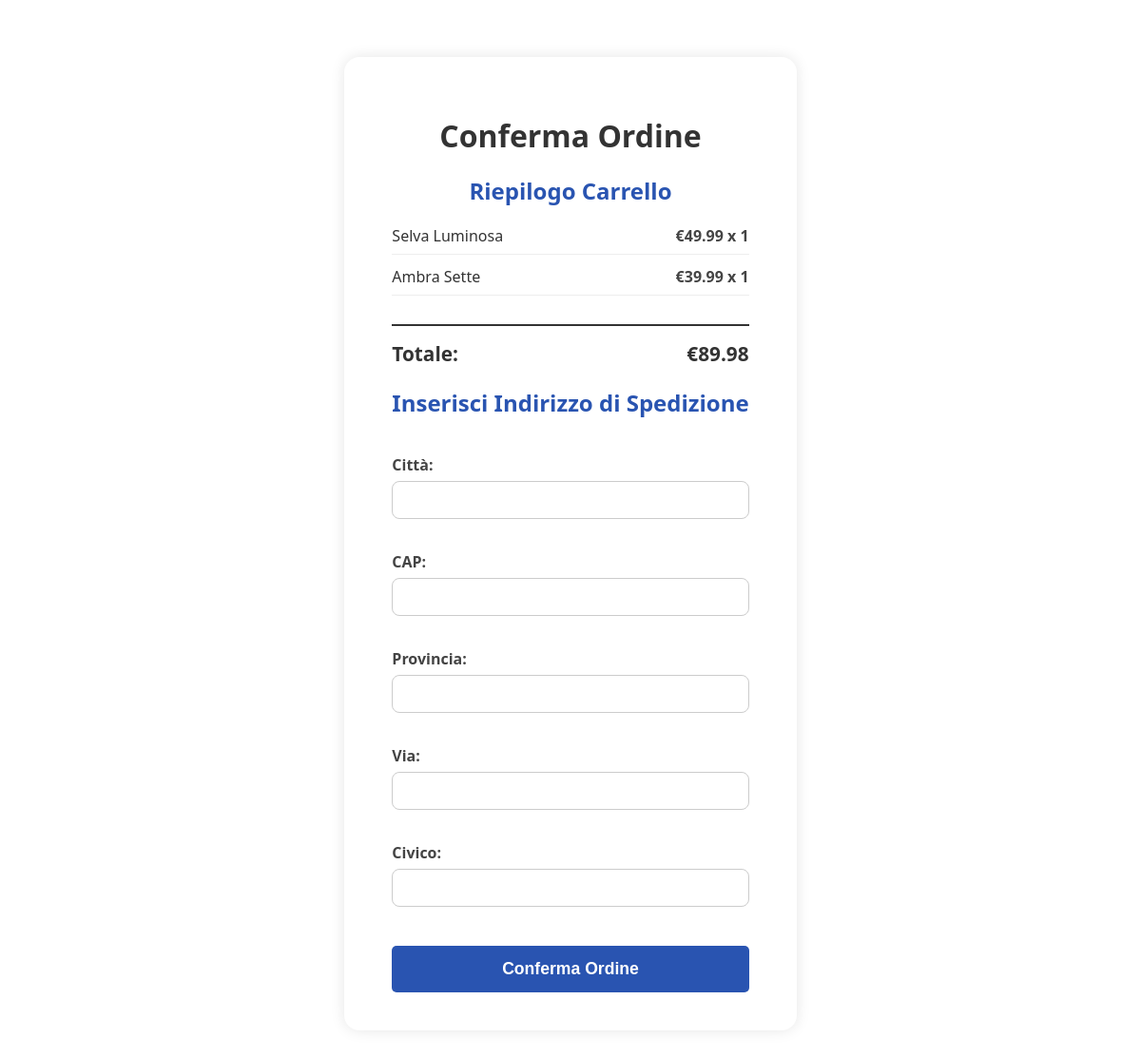
The app's page /progettoFINALE/progettoprofumi-marco/progettoOUPARFUM/conferma_ordine.php (signed in), older data.
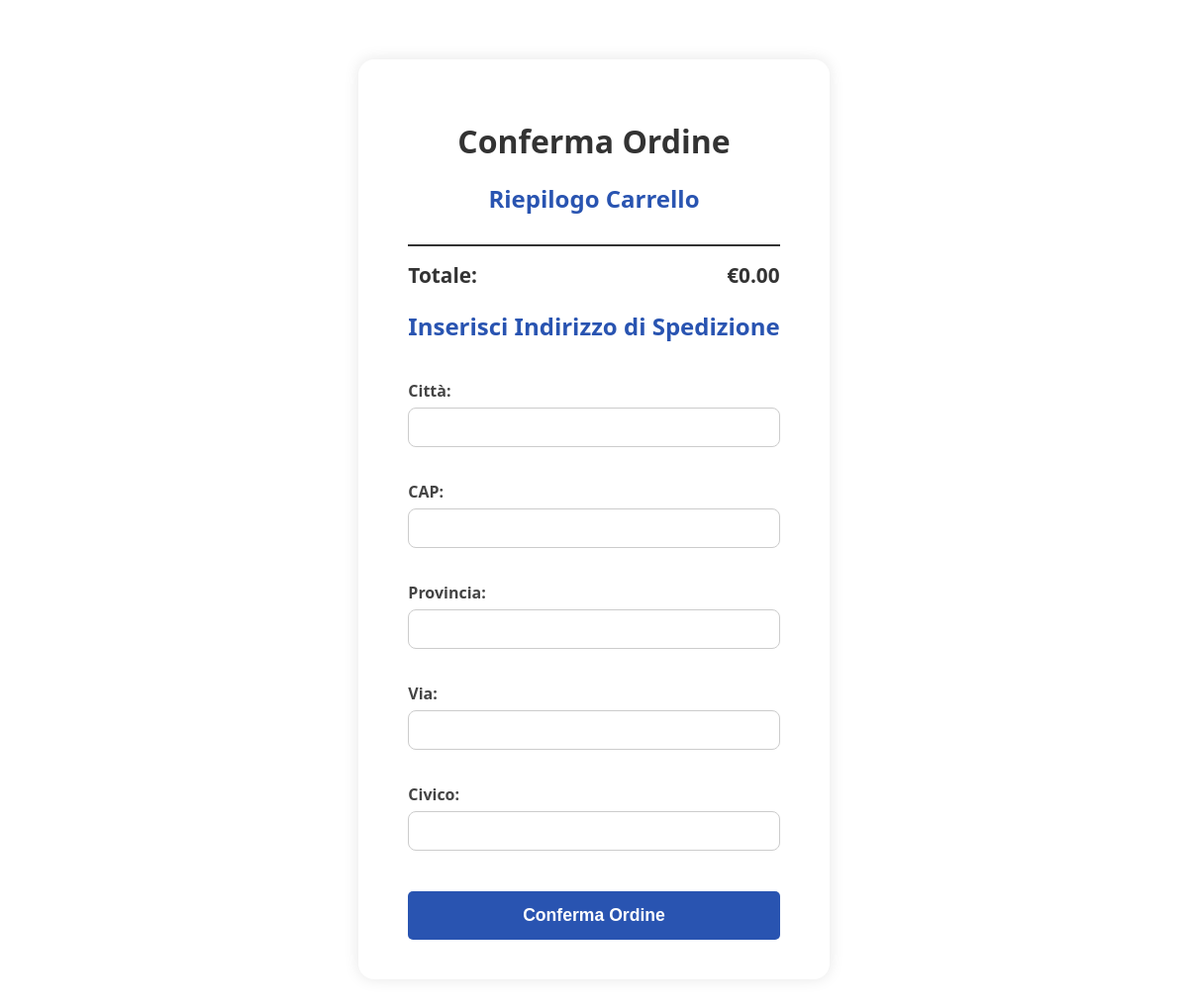
The same page, newer data.
### tables this page shows
CREATE TABLE IF NOT EXISTS `dettagli` (
  `id` int(11) NOT NULL AUTO_INCREMENT,
  `id_ordine` int(11) NOT NULL,
  `id_prodotto` int(11) NOT NULL,
  `quantita` int(50) NOT NULL DEFAULT 1,
  PRIMARY KEY (`id`),
  KEY `dettagli_FK1` (`id_ordine`),
  KEY `dettagli_FK2` (`id_prodotto`),
  CONSTRAINT `dettagli_FK1` FOREIGN KEY (`id_ordine`) REFERENCES `ordini` (`id`) ON DELETE NO ACTION ON UPDATE NO ACTION,
  CONSTRAINT `dettagli_FK2` FOREIGN KEY (`id_prodotto`) REFERENCES `prodotti` (`id`) ON DELETE NO ACTION ON UPDATE NO ACTION
);

CREATE TABLE IF NOT EXISTS `prodotti` (
  `id` int(11) NOT NULL AUTO_INCREMENT,
  `nome` varchar(50) NOT NULL,
  `descrizione` varchar(1000) NOT NULL,
  `base` varchar(500) NOT NULL,
  `centrale` varchar(500) NOT NULL,
  `apertura` varchar(500) NOT NULL,
  `percorso` varchar(100) NOT NULL,
  `id_categoria` int(11) NOT NULL,
  `prezzo` float NOT NULL,
  PRIMARY KEY (`id`),
  KEY `prodotto_FK1` (`id_categoria`),
  CONSTRAINT `prodotto_FK1` FOREIGN KEY (`id_categoria`) REFERENCES `categoria` (`id`) ON DELETE NO ACTION ON UPDATE NO ACTION
);

### progettoFINALE/progettoprofumi-marco/progettoOUPARFUM/conferma_ordine.php (the view, shortened to what this page needs)
<?php
$host = "localhost";
$user = "root";
$pass = "vc-mob2-22";
$db = "ouparfum";
$conn = new mysqli($host, $user, $pass, $db);
$utente_id = $_SESSION['utente_id'];
$query_ordine = "SELECT * FROM ordini WHERE id_utente = ? AND stato = 'c' LIMIT 1";
$stmt_ordine = $conn->prepare($query_ordine);
$stmt_ordine->bind_param("i", $utente_id);
$stmt_ordine->execute();
$result_ordine = $stmt_ordine->get_result();
$ordine = $result_ordine->fetch_assoc();
$ordine_id = $ordine['id'];
$query_dettagli = "
    SELECT p.nome, p.prezzo, d.quantita
    FROM dettagli d
    JOIN prodotti p ON d.id_prodotto = p.id
    WHERE d.id_ordine = ?
";
$stmt_dettagli = $conn->prepare($query_dettagli);
$stmt_dettagli->bind_param("i", $ordine_id);
$stmt_dettagli->execute();
$result_dettagli = $stmt_dettagli->get_result();
$prodotti = [];
$totale = 0;
while ($row = $result_dettagli->fetch_assoc()) {
    $prodotti[] = $row;
    $totale += $row['prezzo'] * $row['quantita'];
}
?>
<!DOCTYPE html>
<html lang="it">
<head>
    <link rel="stylesheet" href="stilehom.css">
</head>
<body>
<div class="conferma-ordine-container">
    <h1>Conferma Ordine</h1>
    <h2>Riepilogo Carrello</h2>
    <ul>
        <?php foreach ($prodotti as $p): ?>
            <li>
                <?= htmlspecialchars($p['nome']) ?>
                <span>€<?= number_format($p['prezzo'], 2) ?> x <?= $p['quantita'] ?></span>
            </li>
        <?php endforeach; ?>
    </ul>
    <p>
        <span>Totale:</span>
        <span>€<?= number_format($totale, 2) ?></span>
    </p>
    <h2>Inserisci Indirizzo di Spedizione</h2>
    <form method="post" action="">
        <label>Città:
            <input type="text" name="citta" required value="<?= htmlspecialchars($_POST['citta'] ?? '') ?>">
        </label>
        <label>CAP:
            <input type="text" maxlength="5" name="cap" required value="<?= htmlspecialchars($_POST['cap'] ?? '') ?>">
        </label>
        <label>Provincia:
            <input type="text" maxlength="2" name="provincia" required value="<?= htmlspecialchars($_POST['provincia'] ?? '') ?>">
        </label>
        <label>Via:
            <input type="text" name="via" required value="<?= htmlspecialchars($_POST['via'] ?? '') ?>">
        </label>
        <label>Civico:
            <input type="text" name="civico" required value="<?= htmlspecialchars($_POST['civico'] ?? '') ?>">
        </label>
        <button type="submit" class="btn-conferma">Conferma Ordine</button>
    </form>
</div>
</body>
</html>

Row changes from the older to the newer data that the page shows:
removed dettagli: id_prodotto.nome "Selva Luminosa", id_prodotto.prezzo "49.99", quantita "1"
removed dettagli: id_prodotto.nome "Ambra Sette", id_prodotto.prezzo "39.99", quantita "1"
Text that changed along with them:
$totale: "89.98" → "0.00"
